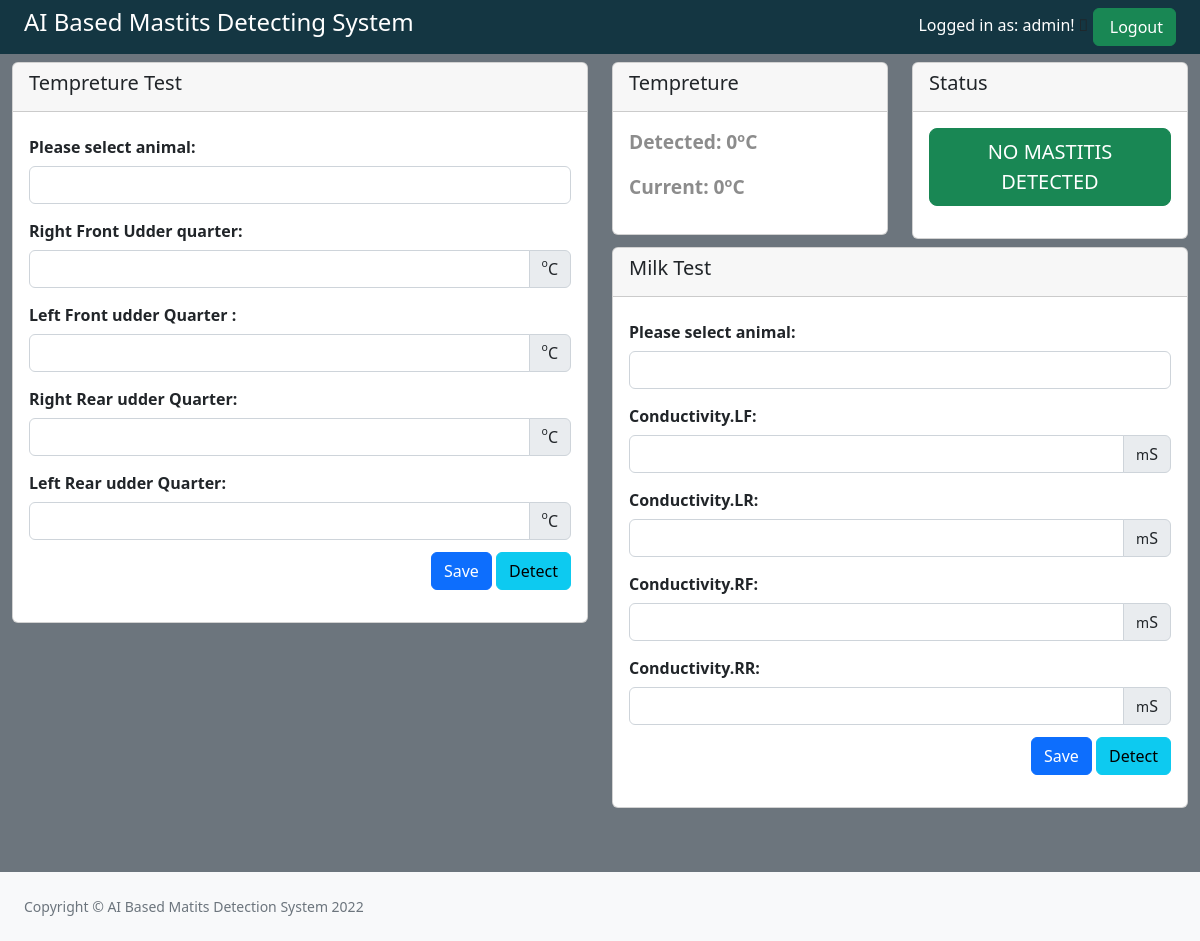
Before: /dashboard/ (signed in) with the older database file.
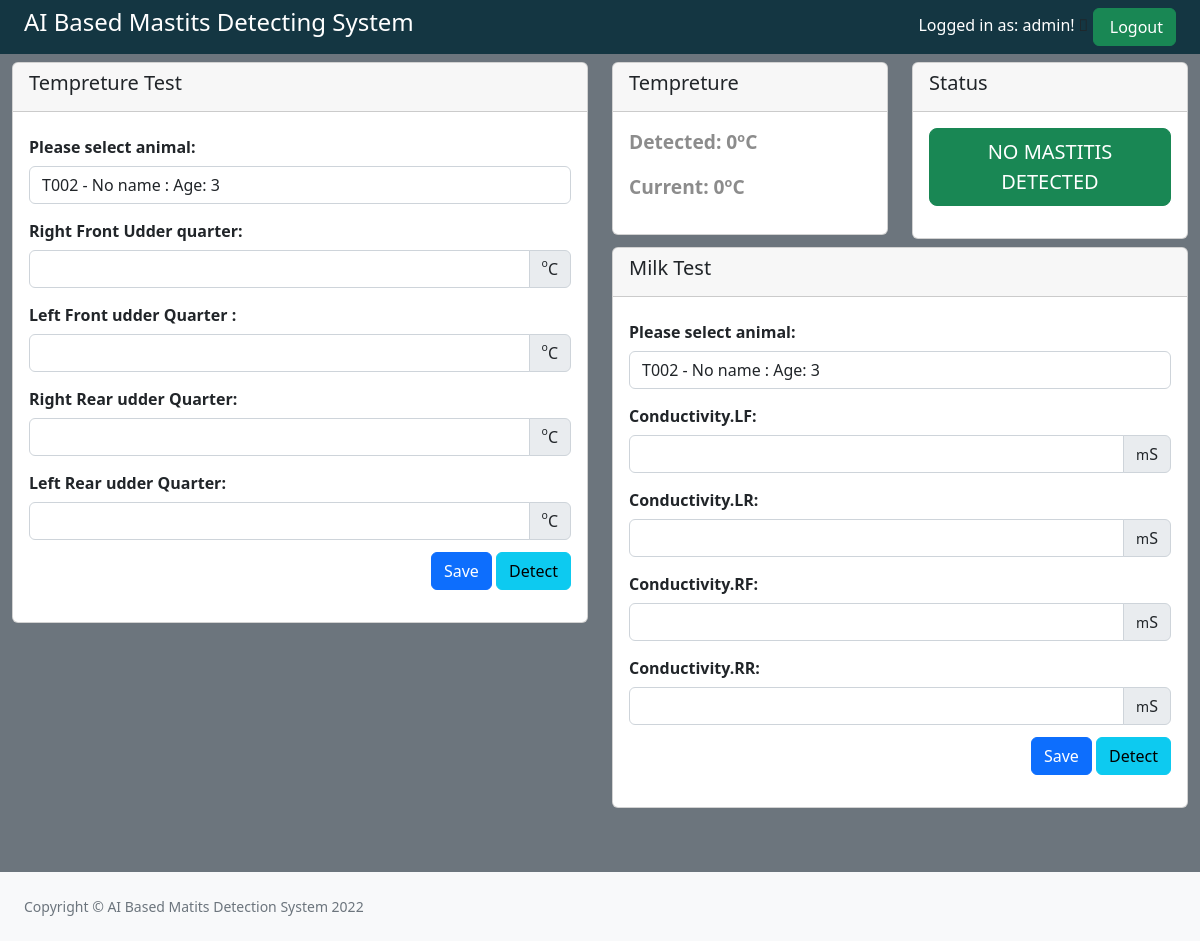
After: the same page with the newer database file.
### api/models.py (models this page shows, shortened)
class Animal(models.Model):
    animal_number = models.CharField(max_length=200)
    animal_name = models.CharField(max_length=200, null=True, blank=True)
    date_of_birth = models.DateField()
    created = models.DateTimeField(auto_now_add=True)

### webapp/views.py (the view)
# urls.py: path('dashboard/', views.dashboard, name="dashboard"),
def dashboard(request):
  if not request.user.is_authenticated:
    return redirect('/?error=Invalid entry, please login first')
  animals = _api.getAllAnimals(request)
  return render(request, "dashboard.html", {
    "animals": animals
  })

### api/API.py (called while the page is built)
    def getAllAnimals(self, request):
        results = []
        animals = Animal.objects.all().order_by("-id")
        for animal in animals:
            birthdate = animal.date_of_birth
            today = date.today()
            age = today.year - birthdate.year - ((today.month, today.day) < (birthdate.month, birthdate.day))
            animal_name = animal.animal_name if animal.animal_name else "No name"
            animal_item = {
                "id": animal.pk,
                "animal_number": animal.animal_number,
                "age": age,
                "animal_name": animal_name,
                "date_of_birth": animal.date_of_birth,
                "created": animal.created
            }
            results.append(animal_item)
        return results

### templates/dashboard.html (shortened to what this page needs)
{% load static %}
<!DOCTYPE HTML><html>
<head>
<link href="{% static 'css/bootstrap.min.css' %}" rel="stylesheet"/>
<link href="{% static 'css/font-awesome.min.css' %}" rel="stylesheet"/>
<link href="{% static 'css/style.css' %}" rel="stylesheet"/>
</head>
<body class="bg-secondary">
  <div class="topnav d-flex pt-2 pb-2 px-4 justify-content-between shadow-">
    <h4 style="color: #ffffff;">AI Based Mastits Detecting System</h4>
  <div>
 {% if user.is_authenticated %}
 <span style="color: #ffffff;"></a> Logged in as: {{user.username}}! </span>
    {% endif %}
    <i class="fas fa-user fa-fw"></i>
    <a style="color: #ffffff;" class="btn btn-success" href="{% url 'logout' %}">
        Logout
      </a>
      </div>
  </div>
<div class="container-fluid">
  <div class="row mt-2">
  <div class="col-md-6">
    <div class="card mb-2">
      <div class="card-header">
        <h5>Tempreture Test</h5>
      </div>
      <div class="card-body">
        <form id="tempreture-test-form">
          <div class="mb-2">
            <label for="staticEmail" class="col-form-label"><b>Please select animal:</b></label>
          <select id="tempreture-animal" class="form-control">
          {% for animal in animals %}
             <option value="{{ animal.id }}">{{ animal.animal_number }} - {{ animal.animal_name }} : Age: {{ animal.age }}</option>
          {%endfor %}
          </select>
        </div>
          <div class="mb-2">
            <label for="staticEmail" class="col-form-label"><b>Right Front Udder quarter:</b></label>
        <div class="input-group">
          <input type="number" id="right-front-udder-quarter" onfocus="FieldTempreture(this)" class="form-control" >
          <span class="input-group-text"><sup><small>o</small></sup>C</span></span>
        </div>
        </div>
           <div class="mb-2">
            <label for="staticEmail" class="col-form-label"><b>Left Front udder Quarter :</b></label>
        <div class="input-group">
          <input type="number" id="left-front-udder-quarter"  onfocus="FieldTempreture(this)" class="form-control" >
          <span class="input-group-text"><sup><small>o</small></sup>C</span></span>
        </div>
        </div>
           <div class="mb-2">
          <label for="staticEmail" class="col-form-label"><b>Right Rear udder Quarter:</b></label>
        <div class="input-group">
          <input type="number" id="right-rear-udder-quarter" onfocus="FieldTempreture(this)" class="form-control" >
          <span class="input-group-text"><sup><small>o</small></sup>C</span></span>
        </div>
        </div>
           <div class="mb-2">
            <label for="staticEmail" class="col-form-label"><b>Left Rear udder Quarter:</b></label>
        <div class="input-group">
          <input type="number" id="left-rear-udder-quarter" onfocus="FieldTempreture(this)" class="form-control" >
          <span class="input-group-text"><sup><small>o</small></sup>C</span></span>
        </div>
        </div>
      </form>
      <p class="pull-right mt-1">
        <button id="btn-save-tempreture-test" onclick="SaveTempretureTestResults()" class="btn btn-primary">Save</button>
         <button id="btn-detect-tempreture-test" onclick="TempretureTest()" class="btn btn-info pl-2">Detect</button>
        </p>
      </div>
    </div>
  </div>
  <div class="col-md-6">
    <div class="row">
      <div class="col-md-6">
    <div class="card mb-2">
      <div class="card-header">
        <h5>Tempreture</h5>
      </div>
      <div class="card-body">
        <p class="state">Detected: <span id="tempreture">0<sup><small>o</small></sup>C</span></p>
        <p class="state current-temp">Current: <span id="current-tempreture">0<sup><small>o</small></sup>C</span></p>
      </div>
    </div>
    </div>
    <div class="col-md-6">
      <div class="card mb-2">
        <div class="card-header">
          <h5>Status</h5>
        </div>
        <div class="card-body">
          <p><button id="mastits-detection-status" class="btn btn-success btn-lg">NO MASTITIS DETECTED</button></p>
        </div>
      </div>
      </div>
  </div>
    <div class="card mb-2">
      <div class="card-header">
        <h5>Milk Test</h5>
       </div>
       <div class="card-body">
       <form id="milk-test-form">
        <div class="mb-2">
          <label for="staticEmail" class="col-form-label"><b>Please select animal:</b></label>
        <select id="milk-animal" class="form-control">
        {% for animal in animals %}
            <option value="{{ animal.id }}">{{ animal.animal_number }} - {{ animal.animal_name }} : Age: {{ animal.age }}</option>
        {%endfor %}
        </select>
      </div>
        <div class="mb-2">
          <label for="staticEmail" class="col-form-label"><b>Conductivity.LF:</b></label>
      <div class="input-group">
        <input type="number" id="conductivity_lf" class="form-control" >
        <span class="input-group-text"><small>m</small>S</span></span>
      </div>
      </div>
         <div class="mb-2">
          <label for="staticEmail" class="col-form-label"><b>Conductivity.LR:</b></label>
      <div class="input-group">
        <input type="number" id="conductivity_lr" class="form-control" >
        <span class="input-group-text"><small>m</small>S</span></span>
      </div>
      </div>
         <div class="mb-2">
        <label for="staticEmail" class="col-form-label"><b>Conductivity.RF:</b></label>
      <div class="input-group">
        <input type="number" id="conductivity_rf" class="form-control" >
        <span class="input-group-text"><small>m</small>S</span></span>
      </div>
      </div>
         <div class="mb-2">
          <label for="staticEmail" class="col-form-label"><b>Conductivity.RR:</b></label>
      <div class="input-group">
        <input type="number" id="conductivity_rr" class="form-control" >
        <span class="input-group-text"><small>m</small>S</span></span>
      </div>
      </div>
    </form>
    <p class="pull-right mt-1">
      <button id="btn-save-milk-test" onclick="SaveMilkTestResults()" class="btn btn-primary">Save</button>
       <button id="btn-detect-milk-test" onclick="MilkTest()" class="btn btn-info pl-2">Detect</button>
      </p>
      </div>
    </div>
  </div>
</div>
</div>
<p></p><br>
  <div id="layoutAuthentication_footer">
    <footer class="py-4 bg-light mt-auto">
        <div class="container-fluid px-4">
            <div class="d-flex align-items-center justify-content-between small">
                <div class="text-muted">Copyright &copy; AI Based Matits Detection System 2022</div>
            </div>
        </div>
    </footer>
</div>
</body>
</html>

### static/css/style.css (style rules this page uses)
html { font-family: Arial, Helvetica, sans-serif; }
.topnav { overflow: hidden; background-color: #143642; }
body { margin: 0; }
.state { font-size: 1.2rem; color:#8c8c8c; font-weight: bold; }

Changed rows visible on the page:
added Animal: animal_number "T002 - No name : Age: 3"
